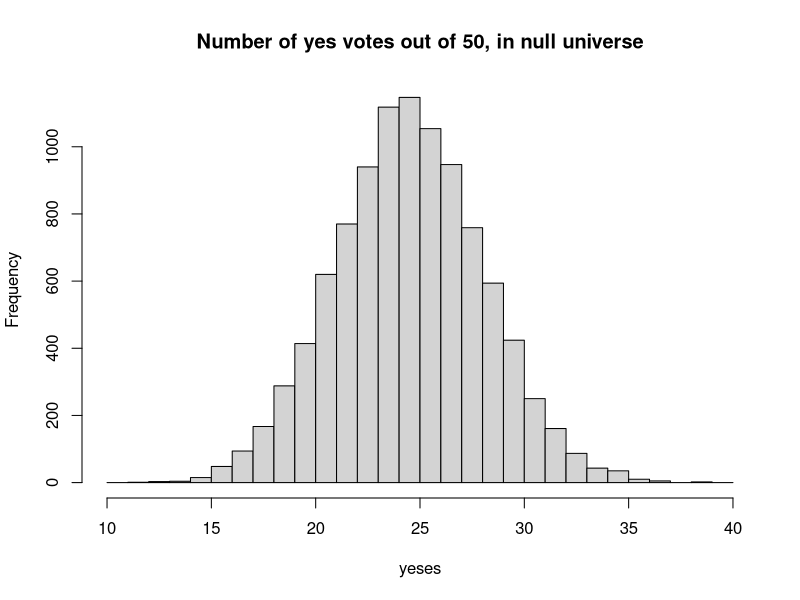

This chart was generated by the following R code:
## ---- chunk 1
# We will do 10,000 iterations.
n <- 10000

# Make an array of integers to store the "Yes" counts.
yeses <- numeric(n)

for (i in 1:n) {
    answers <- sample(c('No', 'Yes'), size=50, replace=TRUE)
    yeses[i] <- sum(answers == 'Yes')
}

# Produce a histogram of the trial results.
# Use integer bins for histogram, from 10 through 40.
hist(yeses, breaks=10:40,
     main='Number of yes votes out of 50, in null universe')
## ---- chunk 2
k <- sum(yeses >= 30)
kk <- k / n
message('Proportion >= 30: ', round(kk, 2))
